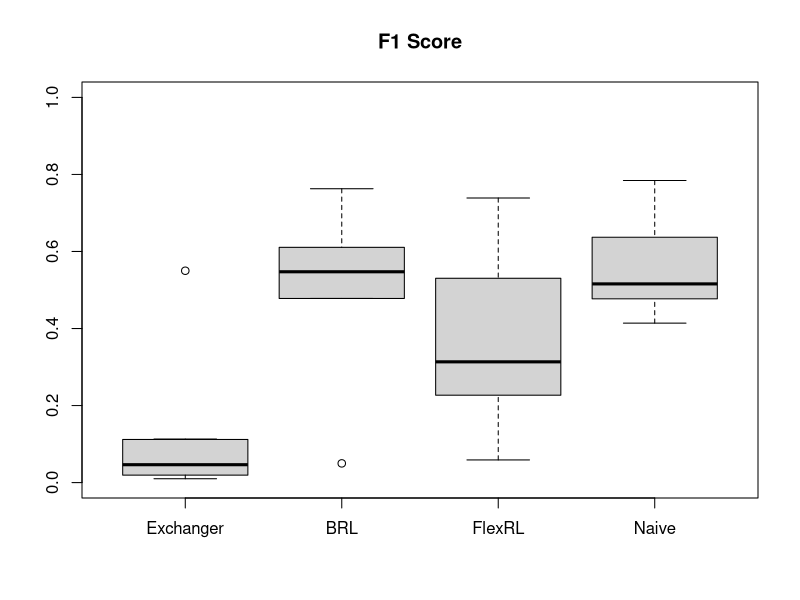
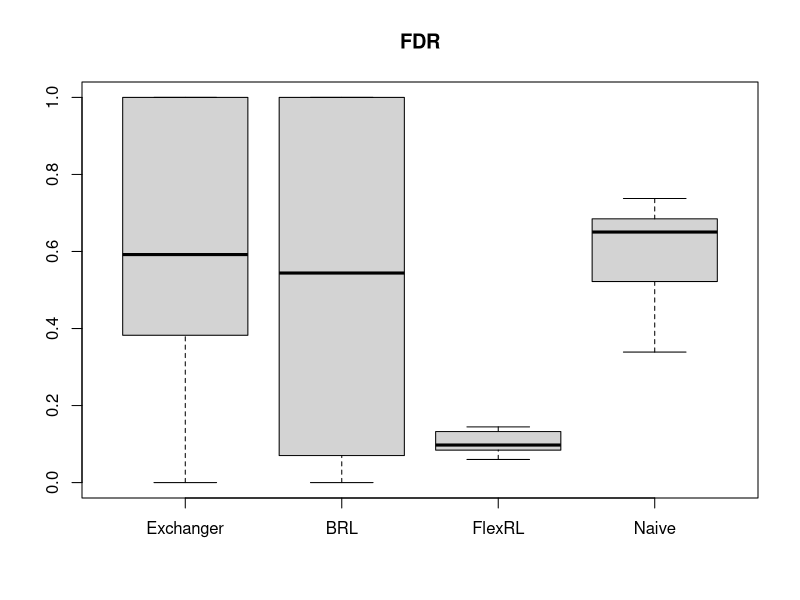
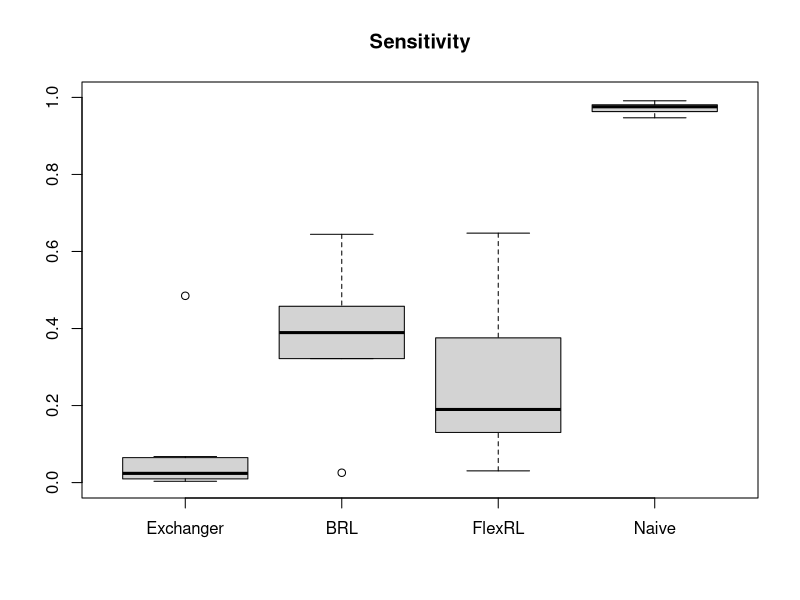

The R source for these figures, in order:
# BOXPLOTS NLTCS SUB REGIONS

# EXCHANGER CORRECTED FOR FP
# BRL
# FLEXRL
# NAIVE

# FDR = 1 - PRECISION
# SENSITIVITY = RECALL
# F1 SCORE

f1score_toboxplot = list(
  "Exchanger" = c(0.049,
                  # 0,
                  0.0177,
                  0.021,
                  # 0,
                  0.113,
                  0.0439,
                  0.111,
                  # 0,
                  0.01,
                  0.55
                  # 0
                  ),
  "BRL" = c(0.565727699530516,
            # 0,
            # 0,
            # 0,
            0.0498866213151927,
            0.478027867095391,
            0.528859060402685,
            0.610763454317897,
            # 0,
            # 0,
            0.762923351158645
            # 0
            ), 
  "FlexRL" = c(0.568445475638051,
               0.144628099173554,
               0.340175953079179,
               0.0588235294117647,
               0.276803118908382,
               0.472610096670247,
               0.492392807745505,
               0.610211706102117,
               0.267175572519084,
               0.286814244465833,
               0.738831615120275,
               0.186507936507936), 
  "Naive" = c(0.657010428736964,
              0.470080862533693,
              0.502076603599446,
              0.484113712374582,
              0.521739130434783,
              0.600624721106649,
              0.620433436532508,
              0.653503184713376,
              0.509792458345513,
              0.413977190002427,
              0.784313725490196,
              0.415320719889248)
)

fdr_toboxplot = list(
  "Exchanger" = 1-c(0.518,
                    0,
                    0.625,
                    1,
                    0,
                    0.506,
                    0.67,
                    0.31,
                    0,
                    0.24,
                    0.61,
                    0
                    ),
  "BRL" = 1-c(0.930501930501931,
              0,
              0,
              0,
              1,
              0.929166666666667,
              0.912037037037037,
              0.917293233082707,
              0,
              0,
              0.934497816593886,
              0
              ), 
  "FlexRL" = 1-c(0.910780669144981,
                 0.875,
                 0.920634920634921,
                 0.857142857142857,
                 0.855421686746988,
                 0.92436974789916,
                 0.908163265306122,
                 0.907407407407407,
                 0.897435897435897,
                 0.886904761904762,
                 0.86,
                 0.94), 
  "Naive" = 1-c(0.500441306266549,
                0.309000708717222,
                0.338098197638285,
                0.321488062187674,
                0.354114713216958,
                0.434754521963824,
                0.461325966850829,
                0.494696239151398,
                0.34493670886076,
                0.262461538461538,
                0.661157024793388,
                0.262697022767075)
)


sensitivity_toboxplot = list(
  "Exchanger" = c(0.0252951096121417,
                  # 0,
                  0.00896057347670251,
                  0.0101522842639594,
                  # 0,
                  0.062049062049062,
                  0.0226843100189036,
                  0.0675422138836773,
                  # 0,
                  0.0034443168771527,
                  0.484939759036145
                  # 0
                  ),
  "BRL" = c(0.406408094435076,
            # 0,
            # 0,
            # 0,
            0.0255813953488372,
            0.321789321789322,
            0.372400756143667,
            0.457786116322702,
            # 0,
            # 0,
            0.644578313253012
            # 0
            ), 
  "FlexRL" = c(0.413153456998314,
               0.0765765765765766,
               0.20863309352518,
               0.0304568527918782,
               0.162790697674419,
               0.317460317460317,
               0.338374291115312,
               0.459662288930582,
               0.15695067264574,
               0.171067738231917,
               0.647590361445783,
               0.10352422907489
               ), 
  "Naive" = c(0.956155143338954,
              0.981981981981982,
              0.974910394265233,
              0.979695431472081,
              0.990697674418605,
              0.971139971139971,
              0.947069943289225,
              0.962476547842402,
              0.976483762597984,
              0.979334098737084,
              0.963855421686747,
              0.991189427312775
              )
)

bb = boxplot(f1score_toboxplot, ylim=c(0,1), main="F1 Score")
cc = boxplot(fdr_toboxplot, ylim=c(0,1), main="FDR")
dd = boxplot(sensitivity_toboxplot, ylim=c(0,1), main="Sensitivity")